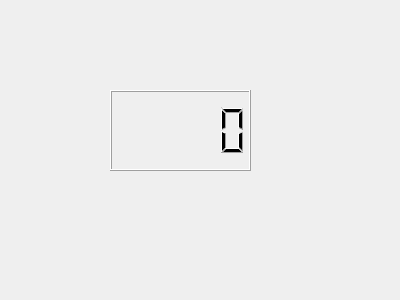
<?xml version="1.0" encoding="UTF-8"?>
<ui version="4.0">
 <class>Widget</class>
 <widget class="QWidget" name="Widget">
  <property name="geometry">
   <rect>
    <x>0</x>
    <y>0</y>
    <width>400</width>
    <height>300</height>
   </rect>
  </property>
  <property name="windowTitle">
   <string>Widget</string>
  </property>
  <widget class="QLCDNumber" name="lcdNumber">
   <property name="geometry">
    <rect>
     <x>110</x>
     <y>90</y>
     <width>141</width>
     <height>81</height>
    </rect>
   </property>
  </widget>
 </widget>
 <layoutdefault spacing="6" margin="11"/>
 <resources/>
 <connections/>
</ui>
